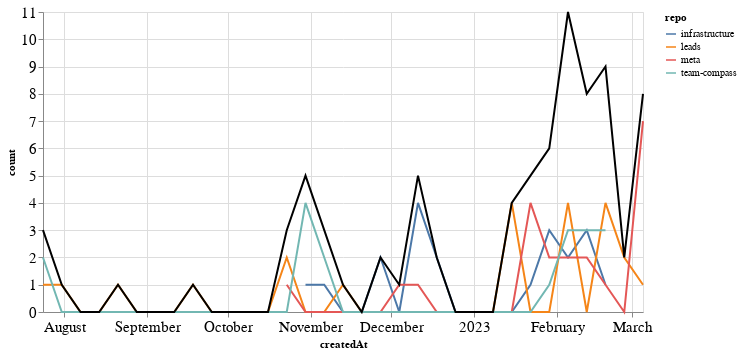

This figure's notebook cell:
### Markdown cell above
### Comments

### Code cell
comments_time = comments.groupby('repo').resample('W', on='createdAt').count()['author'].reset_index()
comments_time = comments_time.rename(columns={'author': 'count'})
comments_time_total = comments_time.groupby('createdAt').agg({"count": "sum"}).reset_index()
ch1 = alt.Chart(comments_time, width=600).mark_line().encode(
    x='createdAt',
    y='count',
    color='repo',
    tooltip="repo"
)

ch2 = alt.Chart(comments_time_total, width=600).mark_line(color="black").encode(
    x='createdAt',
    y='count',
)

ch1 + ch2

### Figure 1 — Vega-Lite specification as saved in the notebook (floating-point values rounded to 4 significant figures)
{"config": {"axisLeft": {"labelFontSize": 15}, "axisBottom": {"labelFontSize": 15}}, "layer": [{"data": {"name": "data-4d78397b0f843aa6d7e679bffb8b1812"}, "mark": "line", "encoding": {"color": {"field": "repo", "type": "nominal"}, "tooltip": {"field": "repo", "type": "nominal"}, "x": {"field": "createdAt", "type": "temporal"}, "y": {"field": "count", "type": "quantitative"}}, "width": 600}, {"data": {"name": "data-343d8c9bc888ab15b00c8504dd947989"}, "mark": {"type": "line", "color": "black"}, "encoding": {"x": {"field": "createdAt", "type": "temporal"}, "y": {"field": "count", "type": "quantitative"}}, "width": 600}], "$schema": "https://vega.github.io/schema/vega-lite/v4.17.0.json", "datasets": {"data-4d78397b0f843aa6d7e679bffb8b1812": [{"repo": "infrastructure", "createdAt": "2022-10-30T00:00:00", "count": 1}, {"repo": "infrastructure", "createdAt": "2022-11-06T00:00:00", "count": 1}, {"repo": "infrastructure", "createdAt": "2022-11-13T00:00:00", "count": 0}, {"repo": "infrastructure", "createdAt": "2022-11-20T00:00:00", "count": 0}, {"repo": "infrastructure", "createdAt": "2022-11-27T00:00:00", "count": 2}, {"repo": "infrastructure", "createdAt": "2022-12-04T00:00:00", "count": 0}, {"repo": "infrastructure", "createdAt": "2022-12-11T00:00:00", "count": 4}, {"repo": "infrastructure", "createdAt": "2022-12-18T00:00:00", "count": 2}, {"repo": "infrastructure", "createdAt": "2022-12-25T00:00:00", "count": 0}, {"repo": "infrastructure", "createdAt": "2023-01-01T00:00:00", "count": 0}, {"repo": "infrastructure", "createdAt": "2023-01-08T00:00:00", "count": 0}, {"repo": "infrastructure", "createdAt": "2023-01-15T00:00:00", "count": 0}, {"repo": "infrastructure", "createdAt": "2023-01-22T00:00:00", "count": 1}, {"repo": "infrastructure", "createdAt": "2023-01-29T00:00:00", "count": 3}, {"repo": "infrastructure", "createdAt": "2023-02-05T00:00:00", "count": 2}, {"repo": "infrastructure", "createdAt": "2023-02-12T00:00:00", "count": 3}, {"repo": "infrastructure", "createdAt": "2023-02-19T00:00:00", "count": 1}, {"repo": "leads", "createdAt": "2022-07-24T00:00:00", "count": 1}, {"repo": "leads", "createdAt": "2022-07-31T00:00:00", "count": 1}, {"repo": "leads", "createdAt": "2022-08-07T00:00:00", "count": 0}, {"repo": "leads", "createdAt": "2022-08-14T00:00:00", "count": 0}, {"repo": "leads", "createdAt": "2022-08-21T00:00:00", "count": 1}, {"repo": "leads", "createdAt": "2022-08-28T00:00:00", "count": 0}, {"repo": "leads", "createdAt": "2022-09-04T00:00:00", "count": 0}, {"repo": "leads", "createdAt": "2022-09-11T00:00:00", "count": 0}, {"repo": "leads", "createdAt": "2022-09-18T00:00:00", "count": 1}, {"repo": "leads", "createdAt": "2022-09-25T00:00:00", "count": 0}, {"repo": "leads", "createdAt": "2022-10-02T00:00:00", "count": 0}, {"repo": "leads", "createdAt": "2022-10-09T00:00:00", "count": 0}, {"repo": "leads", "createdAt": "2022-10-16T00:00:00", "count": 0}, {"repo": "leads", "createdAt": "2022-10-23T00:00:00", "count": 2}, {"repo": "leads", "createdAt": "2022-10-30T00:00:00", "count": 0}, {"repo": "leads", "createdAt": "2022-11-06T00:00:00", "count": 0}, {"repo": "leads", "createdAt": "2022-11-13T00:00:00", "count": 1}, {"repo": "leads", "createdAt": "2022-11-20T00:00:00", "count": 0}, {"repo": "leads", "createdAt": "2022-11-27T00:00:00", "count": 0}, {"repo": "leads", "createdAt": "2022-12-04T00:00:00", "count": 0}, {"repo": "leads", "createdAt": "2022-12-11T00:00:00", "count": 0}, {"repo": "leads", "createdAt": "2022-12-18T00:00:00", "count": 0}, {"repo": "leads", "createdAt": "2022-12-25T00:00:00", "count": 0}, {"repo": "leads", "createdAt": "2023-01-01T00:00:00", "count": 0}, {"repo": "leads", "createdAt": "2023-01-08T00:00:00", "count": 0}, {"repo": "leads", "createdAt": "2023-01-15T00:00:00", "count": 4}, {"repo": "leads", "createdAt": "2023-01-22T00:00:00", "count": 0}, {"repo": "leads", "createdAt": "2023-01-29T00:00:00", "count": 0}, {"repo": "leads", "createdAt": "2023-02-05T00:00:00", "count": 4}, {"repo": "leads", "createdAt": "2023-02-12T00:00:00", "count": 0}, {"repo": "leads", "createdAt": "2023-02-19T00:00:00", "count": 4}, {"repo": "leads", "createdAt": "2023-02-26T00:00:00", "count": 2}, {"repo": "leads", "createdAt": "2023-03-05T00:00:00", "count": 1}, {"repo": "meta", "createdAt": "2022-10-23T00:00:00", "count": 1}, {"repo": "meta", "createdAt": "2022-10-30T00:00:00", "count": 0}, {"repo": "meta", "createdAt": "2022-11-06T00:00:00", "count": 0}, {"repo": "meta", "createdAt": "2022-11-13T00:00:00", "count": 0}, {"repo": "meta", "createdAt": "2022-11-20T00:00:00", "count": 0}, {"repo": "meta", "createdAt": "2022-11-27T00:00:00", "count": 0}, {"repo": "meta", "createdAt": "2022-12-04T00:00:00", "count": 1}, {"repo": "meta", "createdAt": "2022-12-11T00:00:00", "count": 1}, {"repo": "meta", "createdAt": "2022-12-18T00:00:00", "count": 0}, {"repo": "meta", "createdAt": "2022-12-25T00:00:00", "count": 0}, {"repo": "meta", "createdAt": "2023-01-01T00:00:00", "count": 0}, {"repo": "meta", "createdAt": "2023-01-08T00:00:00", "count": 0}, {"repo": "meta", "createdAt": "2023-01-15T00:00:00", "count": 0}, {"repo": "meta", "createdAt": "2023-01-22T00:00:00", "count": 4}, {"repo": "meta", "createdAt": "2023-01-29T00:00:00", "count": 2}, {"repo": "meta", "createdAt": "2023-02-05T00:00:00", "count": 2}, {"repo": "meta", "createdAt": "2023-02-12T00:00:00", "count": 2}, {"repo": "meta", "createdAt": "2023-02-19T00:00:00", "count": 1}, {"repo": "meta", "createdAt": "2023-02-26T00:00:00", "count": 0}, {"repo": "meta", "createdAt": "2023-03-05T00:00:00", "count": 7}, {"repo": "team-compass", "createdAt": "2022-07-24T00:00:00", "count": 2}, {"repo": "team-compass", "createdAt": "2022-07-31T00:00:00", "count": 0}, {"repo": "team-compass", "createdAt": "2022-08-07T00:00:00", "count": 0}, {"repo": "team-compass", "createdAt": "2022-08-14T00:00:00", "count": 0}, {"repo": "team-compass", "createdAt": "2022-08-21T00:00:00", "count": 0}, {"repo": "team-compass", "createdAt": "2022-08-28T00:00:00", "count": 0}, {"repo": "team-compass", "createdAt": "2022-09-04T00:00:00", "count": 0}, {"repo": "team-compass", "createdAt": "2022-09-11T00:00:00", "count": 0}, {"repo": "team-compass", "createdAt": "2022-09-18T00:00:00", "count": 0}, {"repo": "team-compass", "createdAt": "2022-09-25T00:00:00", "count": 0}, {"repo": "team-compass", "createdAt": "2022-10-02T00:00:00", "count": 0}, {"repo": "team-compass", "createdAt": "2022-10-09T00:00:00", "count": 0}, {"repo": "team-compass", "createdAt": "2022-10-16T00:00:00", "count": 0}, {"repo": "team-compass", "createdAt": "2022-10-23T00:00:00", "count": 0}, {"repo": "team-compass", "createdAt": "2022-10-30T00:00:00", "count": 4}, {"repo": "team-compass", "createdAt": "2022-11-06T00:00:00", "count": 2}, {"repo": "team-compass", "createdAt": "2022-11-13T00:00:00", "count": 0}, {"repo": "team-compass", "createdAt": "2022-11-20T00:00:00", "count": 0}, {"repo": "team-compass", "createdAt": "2022-11-27T00:00:00", "count": 0}, {"repo": "team-compass", "createdAt": "2022-12-04T00:00:00", "count": 0}, {"repo": "team-compass", "createdAt": "2022-12-11T00:00:00", "count": 0}, {"repo": "team-compass", "createdAt": "2022-12-18T00:00:00", "count": 0}, {"repo": "team-compass", "createdAt": "2022-12-25T00:00:00", "count": 0}, {"repo": "team-compass", "createdAt": "2023-01-01T00:00:00", "count": 0}, {"repo": "team-compass", "createdAt": "2023-01-08T00:00:00", "count": 0}, {"repo": "team-compass", "createdAt": "2023-01-15T00:00:00", "count": 0}, {"repo": "team-compass", "createdAt": "2023-01-22T00:00:00", "count": 0}, {"repo": "team-compass", "createdAt": "2023-01-29T00:00:00", "count": 1}, {"repo": "team-compass", "createdAt": "2023-02-05T00:00:00", "count": 3}, {"repo": "team-compass", "createdAt": "2023-02-12T00:00:00", "count": 3}, {"repo": "team-compass", "createdAt": "2023-02-19T00:00:00", "count": 3}], "data-343d8c9bc888ab15b00c8504dd947989": [{"createdAt": "2022-07-24T00:00:00", "count": 3}, {"createdAt": "2022-07-31T00:00:00", "count": 1}, {"createdAt": "2022-08-07T00:00:00", "count": 0}, {"createdAt": "2022-08-14T00:00:00", "count": 0}, {"createdAt": "2022-08-21T00:00:00", "count": 1}, {"createdAt": "2022-08-28T00:00:00", "count": 0}, {"createdAt": "2022-09-04T00:00:00", "count": 0}, {"createdAt": "2022-09-11T00:00:00", "count": 0}, {"createdAt": "2022-09-18T00:00:00", "count": 1}, {"createdAt": "2022-09-25T00:00:00", "count": 0}, {"createdAt": "2022-10-02T00:00:00", "count": 0}, {"createdAt": "2022-10-09T00:00:00", "count": 0}, {"createdAt": "2022-10-16T00:00:00", "count": 0}, {"createdAt": "2022-10-23T00:00:00", "count": 3}, {"createdAt": "2022-10-30T00:00:00", "count": 5}, {"createdAt": "2022-11-06T00:00:00", "count": 3}, {"createdAt": "2022-11-13T00:00:00", "count": 1}, {"createdAt": "2022-11-20T00:00:00", "count": 0}, {"createdAt": "2022-11-27T00:00:00", "count": 2}, {"createdAt": "2022-12-04T00:00:00", "count": 1}, {"createdAt": "2022-12-11T00:00:00", "count": 5}, {"createdAt": "2022-12-18T00:00:00", "count": 2}, {"createdAt": "2022-12-25T00:00:00", "count": 0}, {"createdAt": "2023-01-01T00:00:00", "count": 0}, {"createdAt": "2023-01-08T00:00:00", "count": 0}, {"createdAt": "2023-01-15T00:00:00", "count": 4}, {"createdAt": "2023-01-22T00:00:00", "count": 5}, {"createdAt": "2023-01-29T00:00:00", "count": 6}, {"createdAt": "2023-02-05T00:00:00", "count": 11}, {"createdAt": "2023-02-12T00:00:00", "count": 8}, {"createdAt": "2023-02-19T00:00:00", "count": 9}, {"createdAt": "2023-02-26T00:00:00", "count": 2}, {"createdAt": "2023-03-05T00:00:00", "count": 8}]}}
